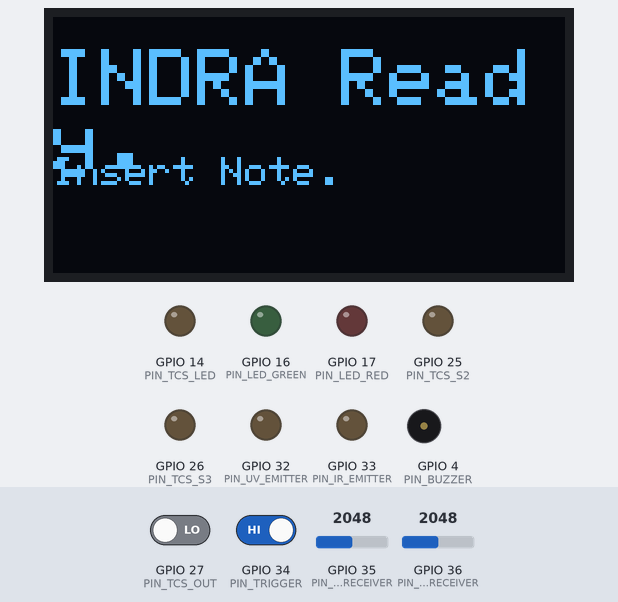
A sketch run on a simulated ESP32. Parts: 128×64 one-colour display, output pins drawn as LEDs (lit = HIGH), buzzer (waves = sounding). The test bench sets the inputs (shaded band); at power-on: GPIO 34 (PIN_TRIGGER) HIGH, GPIO 27 (PIN_TCS_OUT) LOW, GPIO 35 (PIN_UV_RECEIVER) = 2048, GPIO 36 (PIN_IR_RECEIVER) = 2048. What the sketch prints to the serial monitor is not drawn.

Above: at 1.2 s.
1.3 s: GPIO 34 (PIN_TRIGGER) driven LOW
At 1.46 s:
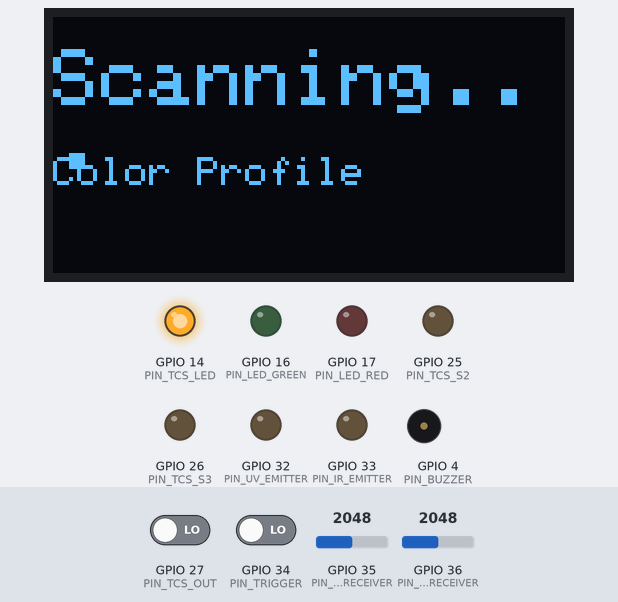
At 2.7 s:
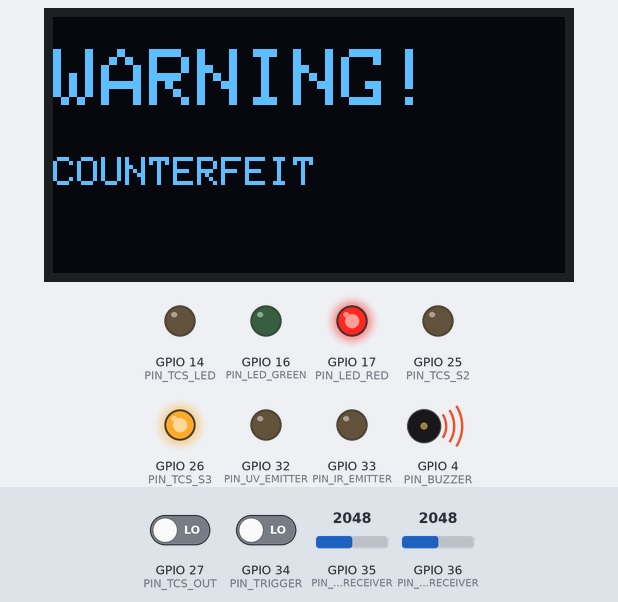
Timing chart, 0 to 4.3 s (numbered marks = the images above; inputs shaded):
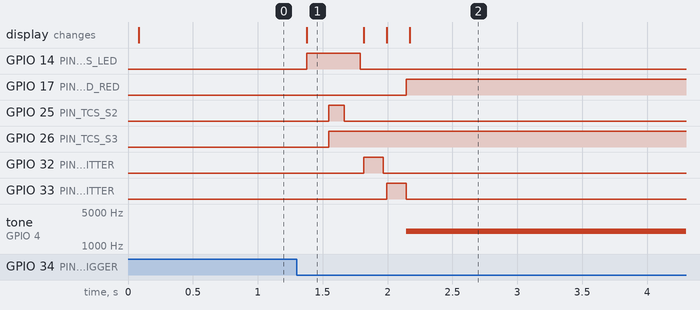

The sketch:

INDRA.ino
```cpp
// INDRA - Intelligent Note Detector And Rupee Authenticator
// ESP32 firmware — verifies Indian Rupee notes via RGB, UV, and IR sensors

#include <Wire.h>
#include <Adafruit_GFX.h>
#include <Adafruit_SSD1306.h>
#include "config.h"

#define SCREEN_WIDTH 128
#define SCREEN_HEIGHT 64
Adafruit_SSD1306 display(SCREEN_WIDTH, SCREEN_HEIGHT, &Wire, -1);

enum State {
  STATE_IDLE,
  STATE_TRIGGERED,
  STATE_COLOR_PROFILING,
  STATE_UV_TEST,
  STATE_IR_TEST,
  STATE_DECISION,
  STATE_OUTPUT
};

volatile State currentState = STATE_IDLE;
unsigned long stateEntryTime = 0;
volatile bool noteDetected = false;

unsigned long redFreq  = 0;
unsigned long greenFreq = 0;
unsigned long blueFreq  = 0;
int uvReading = 0;
int irReading = 0;

bool isGenuine = false;
String denomination = "Unknown";

void IRAM_ATTR onNoteTrigger();
unsigned long readTCS3200(uint8_t s2, uint8_t s3);
int averagedAnalogRead(uint8_t pin, int samples);
void identifyDenomination();
void displayText(const char* line1, const char* line2 = nullptr);
void resetToIdle();

void setup() {
  Serial.begin(115200);
  Serial.println("\n[INDRA] Booting...");

  // GPIO34 is input-only, no internal pull-up
  pinMode(PIN_TRIGGER, INPUT);

  pinMode(PIN_TCS_S2, OUTPUT);
  pinMode(PIN_TCS_S3, OUTPUT);
  pinMode(PIN_TCS_OUT, INPUT);
  pinMode(PIN_TCS_LED, OUTPUT);
  digitalWrite(PIN_TCS_LED, LOW);

  pinMode(PIN_UV_EMITTER, OUTPUT);
  digitalWrite(PIN_UV_EMITTER, LOW);

  pinMode(PIN_IR_EMITTER, OUTPUT);
  digitalWrite(PIN_IR_EMITTER, LOW);

  pinMode(PIN_BUZZER, OUTPUT);
  digitalWrite(PIN_BUZZER, LOW);
  pinMode(PIN_LED_GREEN, OUTPUT);
  digitalWrite(PIN_LED_GREEN, LOW);
  pinMode(PIN_LED_RED, OUTPUT);
  digitalWrite(PIN_LED_RED, LOW);

  if (!display.begin(SSD1306_SWITCHCAPVCC, 0x3C)) {
    Serial.println("[INDRA] OLED init FAILED!");
    while (true);
  }
  display.clearDisplay();
  display.display();

  attachInterrupt(digitalPinToInterrupt(PIN_TRIGGER), onNoteTrigger, FALLING);

  displayText("INDRA Ready.", "Insert Note.");
  Serial.println("[INDRA] System ready. Waiting for note...");
}

void loop() {
  switch (currentState) {

    case STATE_IDLE:
      if (noteDetected) {
        noteDetected = false;
        currentState = STATE_TRIGGERED;
        Serial.println("[INDRA] Note detected! Starting pipeline...");
      }
      break;

    case STATE_TRIGGERED:
      delay(50); // debounce
      if (digitalRead(PIN_TRIGGER) == LOW) {
        currentState = STATE_COLOR_PROFILING;
      } else {
        Serial.println("[INDRA] False trigger, returning to idle.");
        currentState = STATE_IDLE;
      }
      break;

    case STATE_COLOR_PROFILING:
      displayText("Scanning...", "Color Profile");
      digitalWrite(PIN_TCS_LED, HIGH);
      delay(50);

      redFreq   = readTCS3200(LOW, LOW);    // Red
      greenFreq = readTCS3200(HIGH, HIGH);  // Green
      blueFreq  = readTCS3200(LOW, HIGH);   // Blue

      digitalWrite(PIN_TCS_LED, LOW);
      Serial.printf("[COLOR] R=%lu  G=%lu  B=%lu\n", redFreq, greenFreq, blueFreq);

      identifyDenomination();
      currentState = STATE_UV_TEST;
      break;

    case STATE_UV_TEST:
      displayText("Scanning...", "UV Test");
      digitalWrite(PIN_UV_EMITTER, HIGH);
      delay(100);

      uvReading = averagedAnalogRead(PIN_UV_RECEIVER, 10);
      digitalWrite(PIN_UV_EMITTER, LOW);
      Serial.printf("[UV] ADC = %d  (threshold = %d)\n", uvReading, UV_THRESHOLD);

      currentState = STATE_IR_TEST;
      break;

    case STATE_IR_TEST:
      displayText("Scanning...", "IR Test");
      digitalWrite(PIN_IR_EMITTER, HIGH);
      delay(100);

      irReading = averagedAnalogRead(PIN_IR_RECEIVER, 10);
      digitalWrite(PIN_IR_EMITTER, LOW);
      Serial.printf("[IR] ADC = %d  (threshold = %d)\n", irReading, IR_THRESHOLD);

      currentState = STATE_DECISION;
      break;

    case STATE_DECISION: {
      bool colorOK = (denomination != "Unknown");
      bool uvOK    = (uvReading < UV_THRESHOLD);  // genuine absorbs UV -> low ADC
      bool irOK    = (irReading < IR_THRESHOLD);   // genuine IR ink -> low ADC

      Serial.printf("[DECISION] color=%s  uv=%s  ir=%s\n",
                     colorOK ? "PASS" : "FAIL",
                     uvOK    ? "PASS" : "FAIL",
                     irOK    ? "PASS" : "FAIL");

      isGenuine = colorOK && uvOK && irOK;
      currentState = STATE_OUTPUT;
      stateEntryTime = millis();
      break;
    }

    case STATE_OUTPUT:
      if (stateEntryTime != 0) {
        if (isGenuine) {
          digitalWrite(PIN_LED_GREEN, HIGH);
          String msg = "Genuine " + denomination;
          displayText("VERIFIED", msg.c_str());
          Serial.printf("[RESULT] GENUINE — %s\n", denomination.c_str());
        } else {
          digitalWrite(PIN_LED_RED, HIGH);
          tone(PIN_BUZZER, 2000);
          displayText("WARNING!", "COUNTERFEIT");
          Serial.println("[RESULT] COUNTERFEIT DETECTED");
        }
        stateEntryTime = millis();
      }

      if (millis() - stateEntryTime >= RESULT_HOLD_MS) {
        resetToIdle();
      }
      break;
  }
}

void IRAM_ATTR onNoteTrigger() {
  if (currentState == STATE_IDLE) {
    noteDetected = true;
  }
}

// Returns pulse width in microseconds for selected color filter
unsigned long readTCS3200(uint8_t s2, uint8_t s3) {
  digitalWrite(PIN_TCS_S2, s2);
  digitalWrite(PIN_TCS_S3, s3);
  delay(20);

  unsigned long duration = pulseIn(PIN_TCS_OUT, LOW, 100000);
  if (duration == 0) {
    Serial.println("[TCS3200] Timeout — no pulse detected");
  }
  return duration;
}

int averagedAnalogRead(uint8_t pin, int samples) {
  long sum = 0;
  for (int i = 0; i < samples; i++) {
    sum += analogRead(pin);
    delay(5);
  }
  return (int)(sum / samples);
}

// PLACEHOLDER thresholds — calibrate with real notes via Serial Monitor
// Lower pulse width = more of that color detected
void identifyDenomination() {
  denomination = "Unknown";

  // Rs.500 — Stone Grey
  if (redFreq > 40 && redFreq < 120 &&
      greenFreq > 50 && greenFreq < 130 &&
      blueFreq > 60 && blueFreq < 140) {
    denomination = "Rs.500";
  }
  // Rs.200 — Bright Orange
  else if (redFreq > 20 && redFreq < 80 &&
           greenFreq > 60 && greenFreq < 150 &&
           blueFreq > 80 && blueFreq < 180) {
    denomination = "Rs.200";
  }
  // Rs.100 — Lavender
  else if (redFreq > 50 && redFreq < 130 &&
           greenFreq > 40 && greenFreq < 120 &&
           blueFreq > 30 && blueFreq < 100) {
    denomination = "Rs.100";
  }
  // Rs.50 — Fluorescent Blue
  else if (redFreq > 70 && redFreq < 160 &&
           greenFreq > 50 && greenFreq < 140 &&
           blueFreq > 20 && blueFreq < 90) {
    denomination = "Rs.50";
  }
  // Rs.20 — Greenish Yellow
  else if (redFreq > 40 && redFreq < 110 &&
           greenFreq > 30 && greenFreq < 100 &&
           blueFreq > 70 && blueFreq < 160) {
    denomination = "Rs.20";
  }
  // Rs.10 — Chocolate Brown
  else if (redFreq > 30 && redFreq < 90 &&
           greenFreq > 60 && greenFreq < 150 &&
           blueFreq > 70 && blueFreq < 160) {
    denomination = "Rs.10";
  }

  Serial.printf("[DENOM] Identified: %s\n", denomination.c_str());
}

void displayText(const char* line1, const char* line2) {
  display.clearDisplay();
  display.setTextSize(2);
  display.setTextColor(SSD1306_WHITE);

  if (line2) {
    display.setCursor(0, 8);
    display.println(line1);
    display.setTextSize(1);
    display.setCursor(0, 35);
    display.println(line2);
  } else {
    display.setCursor(0, 24);
    display.println(line1);
  }

  display.display();
}

void resetToIdle() {
  digitalWrite(PIN_LED_GREEN, LOW);
  digitalWrite(PIN_LED_RED, LOW);
  noTone(PIN_BUZZER);
  digitalWrite(PIN_BUZZER, LOW);

  redFreq = greenFreq = blueFreq = 0;
  uvReading = irReading = 0;
  isGenuine = false;
  denomination = "Unknown";
  stateEntryTime = 0;

  currentState = STATE_IDLE;
  displayText("INDRA Ready.", "Insert Note.");
  Serial.println("[INDRA] Reset. Waiting for note...\n");
}
```

config.h
```cpp
// config.h — INDRA Pin Definitions & Calibration Thresholds
// Calibrate thresholds using Serial Monitor raw values

#ifndef INDRA_CONFIG_H
#define INDRA_CONFIG_H

#define PIN_TRIGGER       34  // TCRT5000 (input-only, interrupt)

// TCS3200
#define PIN_TCS_S2        25
#define PIN_TCS_S3        26
#define PIN_TCS_OUT       27
#define PIN_TCS_LED       14

#define PIN_UV_EMITTER    32  // 395nm UV LEDs
#define PIN_UV_RECEIVER   35  // BPW34 via LM358 (ADC)

#define PIN_IR_EMITTER    33  // 850/940nm IR LEDs
#define PIN_IR_RECEIVER   36  // IR photodiode (ADC)

// OLED: SDA=GPIO21, SCL=GPIO22 (default I2C)

#define PIN_BUZZER        4
#define PIN_LED_GREEN     16
#define PIN_LED_RED       17


// Genuine absorbs UV -> low ADC. Fake fluoresces -> high ADC.
#define UV_THRESHOLD      1500

// Genuine IR ink -> dropout -> low ADC. No ink -> high ADC.
#define IR_THRESHOLD      1800

#define RESULT_HOLD_MS    3000

#endif
```

Measured:
- after the input at 1.3 s, GPIO 14 (PIN_TCS_LED): LOW → HIGH after 0.08 s, → LOW 0.41 s later; GPIO 17 (PIN_LED_RED): LOW → HIGH after 0.84 s
- what the display in image 1 shows lasts 0.4 s, from 1.4 s to 1.8 s
